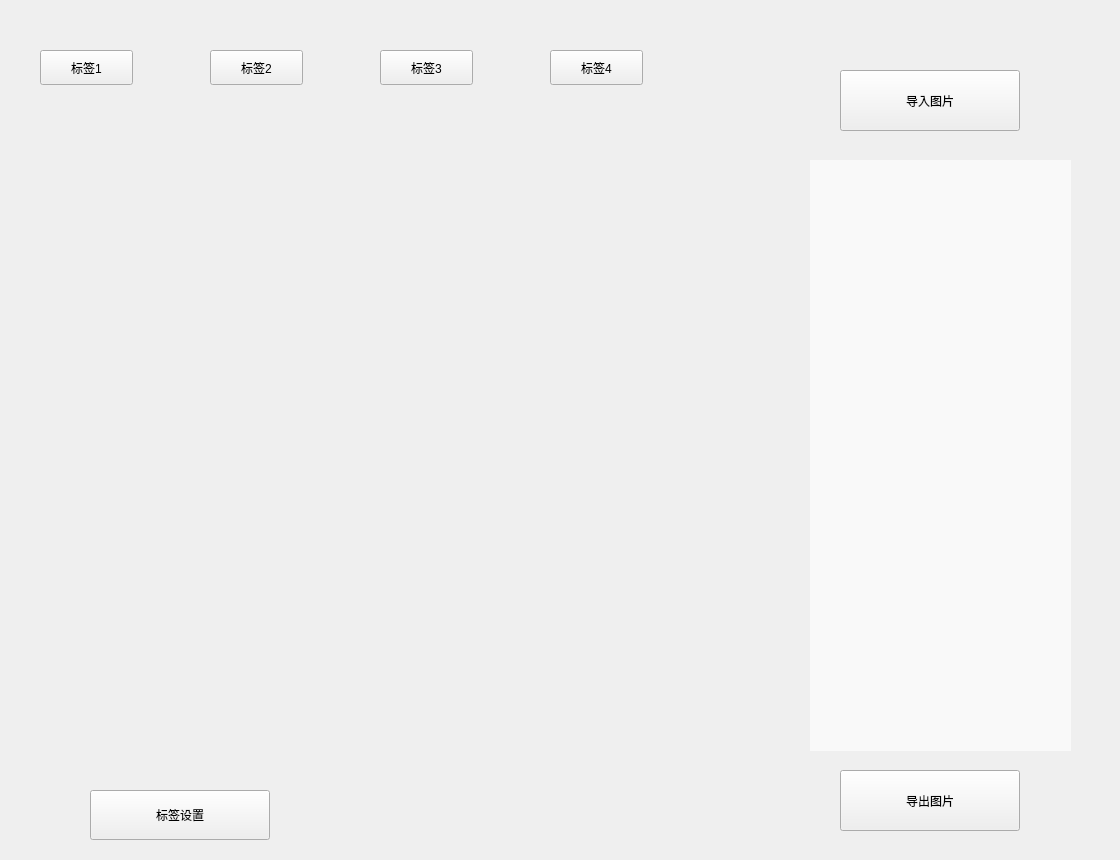
<?xml version="1.0" encoding="UTF-8"?>
<ui version="4.0">
 <class>widget</class>
 <widget class="QWidget" name="widget">
  <property name="geometry">
   <rect>
    <x>0</x>
    <y>0</y>
    <width>1120</width>
    <height>860</height>
   </rect>
  </property>
  <property name="windowTitle">
   <string>Form</string>
  </property>
  <widget class="QWidget" name="widget_2" native="true">
   <property name="geometry">
    <rect>
     <x>90</x>
     <y>140</y>
     <width>611</width>
     <height>631</height>
    </rect>
   </property>
  </widget>
  <widget class="QWidget" name="widget_3" native="true">
   <property name="geometry">
    <rect>
     <x>810</x>
     <y>160</y>
     <width>261</width>
     <height>591</height>
    </rect>
   </property>
   <property name="styleSheet">
    <string notr="true">background-color: rgba(255, 255, 255, 60%);</string>
   </property>
  </widget>
  <widget class="QPushButton" name="pushButton">
   <property name="geometry">
    <rect>
     <x>840</x>
     <y>70</y>
     <width>180</width>
     <height>61</height>
    </rect>
   </property>
   <property name="styleSheet">
    <string notr="true">
font: 75 14pt &quot;Arial&quot;;</string>
   </property>
   <property name="text">
    <string>导入图片</string>
   </property>
  </widget>
  <widget class="QPushButton" name="pushButton_2">
   <property name="geometry">
    <rect>
     <x>840</x>
     <y>770</y>
     <width>180</width>
     <height>61</height>
    </rect>
   </property>
   <property name="styleSheet">
    <string notr="true">font: 75 14pt &quot;Arial&quot;;</string>
   </property>
   <property name="text">
    <string>导出图片</string>
   </property>
  </widget>
  <widget class="QPushButton" name="pushButton_3">
   <property name="geometry">
    <rect>
     <x>40</x>
     <y>50</y>
     <width>93</width>
     <height>35</height>
    </rect>
   </property>
   <property name="styleSheet">
    <string notr="true">font: 75 11pt &quot;Arial&quot;;</string>
   </property>
   <property name="text">
    <string>标签1</string>
   </property>
  </widget>
  <widget class="QPushButton" name="pushButton_4">
   <property name="geometry">
    <rect>
     <x>210</x>
     <y>50</y>
     <width>93</width>
     <height>35</height>
    </rect>
   </property>
   <property name="styleSheet">
    <string notr="true">font: 75 11pt &quot;Arial&quot;;</string>
   </property>
   <property name="text">
    <string>标签2</string>
   </property>
  </widget>
  <widget class="QPushButton" name="pushButton_5">
   <property name="geometry">
    <rect>
     <x>380</x>
     <y>50</y>
     <width>93</width>
     <height>35</height>
    </rect>
   </property>
   <property name="styleSheet">
    <string notr="true">font: 75 11pt &quot;Arial&quot;;</string>
   </property>
   <property name="text">
    <string>标签3</string>
   </property>
  </widget>
  <widget class="QPushButton" name="pushButton_6">
   <property name="geometry">
    <rect>
     <x>550</x>
     <y>50</y>
     <width>93</width>
     <height>35</height>
    </rect>
   </property>
   <property name="styleSheet">
    <string notr="true">font: 75 11pt &quot;Arial&quot;;</string>
   </property>
   <property name="text">
    <string>标签4</string>
   </property>
  </widget>
  <widget class="QPushButton" name="pushButton_7">
   <property name="geometry">
    <rect>
     <x>90</x>
     <y>790</y>
     <width>180</width>
     <height>50</height>
    </rect>
   </property>
   <property name="styleSheet">
    <string notr="true">font: 12pt &quot;Arial&quot;;</string>
   </property>
   <property name="text">
    <string>标签设置</string>
   </property>
  </widget>
 </widget>
 <resources/>
 <connections>
  <connection>
   <sender>pushButton</sender>
   <signal>clicked()</signal>
   <receiver>widget</receiver>
   <slot>slot1()</slot>
   <hints>
    <hint type="sourcelabel">
     <x>840</x>
     <y>95</y>
    </hint>
    <hint type="destinationlabel">
     <x>830</x>
     <y>134</y>
    </hint>
   </hints>
  </connection>
 </connections>
 <slots>
  <slot>slot1()</slot>
 </slots>
</ui>
